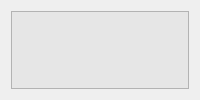
           <widget class="QWidget" name="cash_page">
            <layout class="QHBoxLayout" name="horizontalLayout_31">
             <item>
              <widget class="QFrame" name="frame_33">
               <property name="styleSheet">
                <string notr="true">QFrame#frame_33 {
color: rgb(0, 0, 0);
background-color:rgba(230,230,230, 255);
border-top-right-radius: 60px;
border-bottom-right-radius: 20px;
border-top-left-radius: 60px;
border-bottom-left-radius: 20px;
border: 1px solid #B3B3B3;
}</string>
               </property>
               <property name="frameShape">
                <enum>QFrame::NoFrame</enum>
               </property>
               <property name="frameShadow">
                <enum>QFrame::Raised</enum>
               </property>
               <layout class="QVBoxLayout" name="verticalLayout_18">
                <property name="spacing">
                 <number>0</number>
                </property>
                <property name="leftMargin">
                 <number>0</number>
                </property>
                <property name="topMargin">
                 <number>0</number>
                </property>
                <property name="rightMargin">
                 <number>0</number>
                </property>
                <property name="bottomMargin">
                 <number>0</number>
                </property>
                <item>
                 <widget class="QFrame" name="frame_34">
                  <property name="frameShape">
                   <enum>QFrame::NoFrame</enum>
                  </property>
                  <property name="frameShadow">
                   <enum>QFrame::Raised</enum>
                  </property>
                  <layout class="QHBoxLayout" name="horizontalLayout_29"/>
                 </widget>
                </item>
                <item>
                 <widget class="QFrame" name="frame_35">
                  <property name="styleSheet">
                   <string notr="true">QFrame#frame_32 {
color: rgb(0, 0, 0);
background-color:rgba(192, 192, 192, 255);
border-top-right-radius: 40px;
border-bottom-right-radius: 20px;
border-top-left-radius: 40px;
border-bottom-left-radius: 20px;
border: 1px solid #B3B3B3;
}</string>
                  </property>
                  <property name="frameShape">
                   <enum>QFrame::NoFrame</enum>
                  </property>
                  <property name="frameShadow">
                   <enum>QFrame::Raised</enum>
                  </property>
                  <layout class="QHBoxLayout" name="horizontalLayout_30"/>
                 </widget>
                </item>
               </layout>
              </widget>
             </item>
            </layout>
           </widget>
